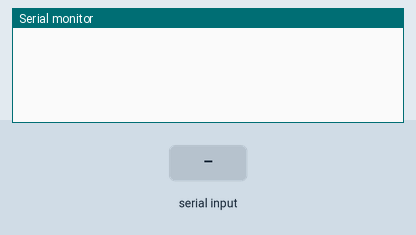
Bench run of a sketch on a simulated Arduino Uno, built with avr-gcc and run on an emulated ATmega328P. Shown: the last lines printed to the serial monitor. The inputs (shaded band) are chosen by the test bench.

Above: at 1.2 s.
1.3 s: "reset" received over the second serial link
At 3.1 s:
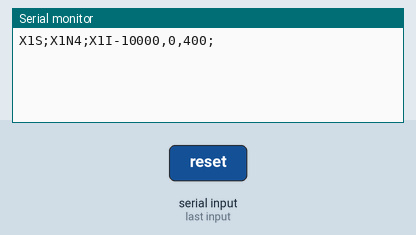
3.8 s: "90,45\n" received over the second serial link
At 6.3 s:
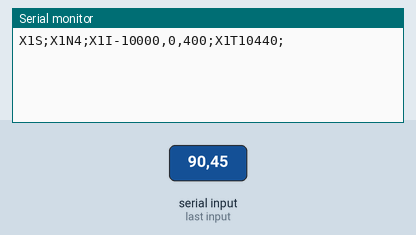

The sketch:

InsulinUnits.ino
```cpp
//Created by Kim Jogholt on behalf of PiezoMotor

#include "functions.h"
#include <SoftwareSerial.h>

#define RX 1
#define TX 2

SoftwareSerial HM10(RX,TX);

void setup() {
  HM10.begin(115200);
  Serial.begin(115200);

  while (!Serial) {
    ; // wait for serial port to connect.
  }
}

void loop() {

  /*
  //For testing purposes when app is unavailable
  String dose = "35";
  distDose(dose.toInt());
  delay(7000);
  reset();
  delay(6000);
  */


  if(HM10.available()){ //Checks if we got any input

    //Reads the received string and adds it into string to be compared
    String dose = HM10.readString();

    if (dose == "reset"){
        reset();
    } else if (dose.toInt()){
        distDose(dose.toInt());
    } else {
        Serial.println("Something went terribly wrong. . .");
    }

    //Sometimes the driver stumbles upon trailing bytes that follows
    //with the command that was given so that it doesn't work.
    //So we flush the serial port continously after every execution
    Serial.flush();

  }
}
```

functions.h
```cpp
//Created by Kim Jogholt on behalf of PiezoMotor

int stepTot = 0;
String command = "";

//Used to convert the amount of insulin-units given, into steps.
//1 Unit of insulin equals 116 motor steps with the current syringe.
void convertDoseToStep(int dose){
  int step = dose * 116;
  stepTot += step;
}

//Dynamic function that enables us to apply the amount of
//steps that the motor should take, into a working command.
//Example would be X1T500; Which would then instruct
//the motor to take 500 index steps forward
void convertStepToString(){
  char newString[20];
  sprintf(newString, "X1T%i;",stepTot);
  command = newString;
  command.trim();
}

void distDose(int dose){

  //Basically just takes the string that comes out of
  //convertStepToString() and sends it char by char
  //to the driver
  convertDoseToStep(dose);
  convertStepToString();

  for (int i = 0; i < command.length(); i++){
    Serial.write(command[i]);
  }
}


void reset(){

  //Sending a stop command if the motor were to still
  //be in motion, then sets the motor into index search
  //mode, afterwards just sends the motor backwards until
  //it finds the quadrature index on the drive shaft and stops.
  stepTot = 0;
  Serial.write("X1S;");
  delay(50);
  Serial.write("X1N4;");
  delay(50);
  Serial.write("X1I-10000,0,400;");
  delay(50);

}
```

Measured:
- after the input at 1.3 s, the serial monitor: prints a new line after 1.0 s (image 1)
- after the input at 3.8 s, the serial monitor: prints a new line after 1.0 s (image 2)
